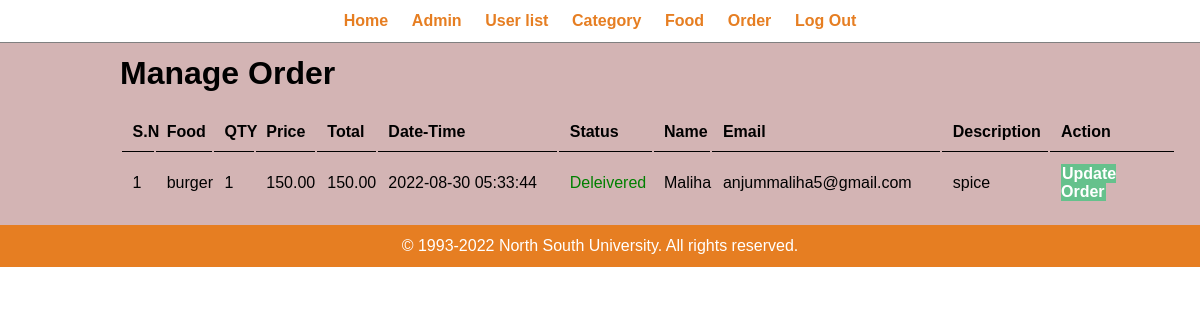
Page /admin/manage-order.php (signed in) on the committed database.
### tables this page shows
CREATE TABLE `tbl_order` (
  `id` int(10) UNSIGNED NOT NULL,
  `food` varchar(150) NOT NULL,
  `price` decimal(10,2) NOT NULL,
  `qty` int(11) NOT NULL,
  `total` decimal(10,2) NOT NULL,
  `order_date` datetime NOT NULL,
  `status` varchar(50) NOT NULL,
  `description` varchar(255) NOT NULL
);

CREATE TABLE `tbl_student` (
  `id` int(10) UNSIGNED NOT NULL,
  `username` varchar(20) NOT NULL,
  `full_name` varchar(100) NOT NULL,
  `Email` varchar(255) NOT NULL,
  `password` varchar(255) NOT NULL
);

### admin/manage-order.php (the view, shortened to what this page needs)
<?php include('partials/menu.php');?>
<div class ="main-content">
<div class= "wrapper">
    <h1>Manage Order</h1>
   <br>
   <table class="tbl-full">
    <tr>
        <th>S.N </th>
        <th>Food </th>
        <th>QTY  </th>
        <th>Price </th>
        <th>Total</th>
        <th>Date-Time</th>
        <th>Status</th>
        <th>Name</th>
        <th>Email</th>
        <th>Description</th>
        <th>Action </th>
    </tr>
    <?php
 $sql = "SELECT * FROM tbl_order ORDER BY id DESC";
 $res = mysqli_query($conn, $sql);
 $count = mysqli_num_rows($res);
 $sn=1;
 if($count>0)
 {
    while ($row=mysqli_fetch_assoc($res)) {
        $id = $row['id'];
          $food=$row['food'];
          $qty  =$row['qty'];
         $price =$row['price'];
         $total =$row['total'];
         $order_date =$row['order_date'];
         $status =$row['status'];
        $description=$row['description'];
?>
        <tr>
        <td> <?php echo $sn++; ?></td>
        <td><?php echo $food; ?></td>
        <td><?php echo $qty; ?></td>
        <td><?php echo $price; ?></td>
        <td><?php echo $total; ?></td>
        <td><?php echo $order_date; ?></td>
        <td><?php
        if($status=="Ordered"){
            echo "<label> $status</label>";
        }
        elseif($status=="ON Deleivery")
        {
            echo "<lable style ='color: orange;'>$status</lable>";
        }
        elseif($status=="Deleivered")
        {
            echo "<lable style ='color: green;'>$status</lable>";
        }
        elseif($status=="Canclled")
        {
            echo "<lable style ='color: red;'>$status</lable>";
        }
        ?></td>
<?php
        $sql = " SELECT * FROM tbl_student";
        $res = mysqli_query($conn, $sql);
        if($res==TRUE)
        {
           $count = mysqli_num_rows($res);
           if($count!=0)
           {
               while($rows = mysqli_fetch_assoc($res))
               {
                   $full_name=$rows['full_name'];
                   $email=$rows['Email'];
                   if($count==1){
                   ?>
        <td><?php echo $full_name; ?></td>
        <td><?php echo $email; ?></td>
        <?php
        }
               }
           }
           else
           {
           }
        }
   ?>
        <td><?php echo $description; ?></td>
        <td><a href="<?php echo SITEURL; ?>admin/update-order.php?id=<?php echo $id; ?>" class="btn-sec">Update Order</a> </td>
    </tr>
    <?php
    }
 }
 else {
    echo "<tr><td><div class='fail'> Orders Not avaiable</div> </td> </tr>";
 }
?>
    </table>
</div>
</div>
      <?php include('partials/footer.php');?>

### css/admin.css (style rules this page uses)
* { margin: 0; padding: 0; font-family: Arial, Helvetica, sans-serif;; }
.wrapper { height: auto; padding: 1%; width: 80%; margin: 0 auto; }
.tbl-full { width: 110%; }
table tr th { border-bottom: 1px solid black; padding: 1%; text-align: left; }
table tr td { padding: 1%; }
.btn-sec { background-color:#65C18C; color: #fff; padding: 1%; text-decoration: none; font-weight: bold; }
.main-content { background-color: #d3b4b4; }

### rows in the picture
tbl_order: food "burger", qty "1", price "150.00", total "150.00", order_date "2022-08-30 05:33:44", status "Deleivered", description "spice"
tbl_student: full_name "Maliha", Email "anjummaliha5@gmail.com"
